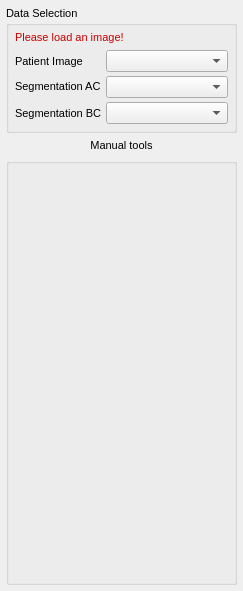
<?xml version="1.0" encoding="UTF-8"?>
<ui version="4.0">
 <class>QmitkSegmentationControls</class>
 <widget class="QWidget" name="QmitkSegmentationControls">
  <property name="geometry">
   <rect>
    <x>0</x>
    <y>0</y>
    <width>243</width>
    <height>591</height>
   </rect>
  </property>
  <property name="sizePolicy">
   <sizepolicy hsizetype="Minimum" vsizetype="Minimum">
    <horstretch>0</horstretch>
    <verstretch>0</verstretch>
   </sizepolicy>
  </property>
  <property name="minimumSize">
   <size>
    <width>0</width>
    <height>0</height>
   </size>
  </property>
  <property name="font">
   <font>
    <family>MS Shell Dlg 2</family>
    <pointsize>8</pointsize>
    <weight>50</weight>
    <italic>false</italic>
    <bold>false</bold>
    <underline>false</underline>
    <strikeout>false</strikeout>
   </font>
  </property>
  <property name="windowTitle">
   <string>AmosSegmentation</string>
  </property>
  <layout class="QGridLayout" name="gridLayout">
   <property name="sizeConstraint">
    <enum>QLayout::SetMinimumSize</enum>
   </property>
   <property name="leftMargin">
    <number>6</number>
   </property>
   <property name="topMargin">
    <number>6</number>
   </property>
   <property name="rightMargin">
    <number>6</number>
   </property>
   <property name="bottomMargin">
    <number>6</number>
   </property>
   <item row="0" column="0">
    <widget class="QGroupBox" name="groupBox">
     <property name="sizePolicy">
      <sizepolicy hsizetype="Minimum" vsizetype="Fixed">
       <horstretch>0</horstretch>
       <verstretch>0</verstretch>
      </sizepolicy>
     </property>
     <property name="title">
      <string>Data Selection</string>
     </property>
     <layout class="QVBoxLayout" name="verticalLayout_3">
      <property name="leftMargin">
       <number>6</number>
      </property>
      <property name="topMargin">
       <number>6</number>
      </property>
      <property name="rightMargin">
       <number>6</number>
      </property>
      <property name="bottomMargin">
       <number>6</number>
      </property>
      <item>
       <widget class="QLabel" name="lblSegmentationWarnings">
        <property name="sizePolicy">
         <sizepolicy hsizetype="Minimum" vsizetype="Fixed">
          <horstretch>0</horstretch>
          <verstretch>0</verstretch>
         </sizepolicy>
        </property>
        <property name="palette">
         <palette>
          <active>
           <colorrole role="WindowText">
            <brush brushstyle="SolidPattern">
             <color alpha="255">
              <red>200</red>
              <green>0</green>
              <blue>0</blue>
             </color>
            </brush>
           </colorrole>
           <colorrole role="Text">
            <brush brushstyle="SolidPattern">
             <color alpha="255">
              <red>200</red>
              <green>0</green>
              <blue>0</blue>
             </color>
            </brush>
           </colorrole>
           <colorrole role="ButtonText">
            <brush brushstyle="SolidPattern">
             <color alpha="255">
              <red>200</red>
              <green>0</green>
              <blue>0</blue>
             </color>
            </brush>
           </colorrole>
           <colorrole role="PlaceholderText">
            <brush brushstyle="NoBrush">
             <color alpha="128">
              <red>200</red>
              <green>0</green>
              <blue>0</blue>
             </color>
            </brush>
           </colorrole>
          </active>
          <inactive>
           <colorrole role="WindowText">
            <brush brushstyle="SolidPattern">
             <color alpha="255">
              <red>200</red>
              <green>0</green>
              <blue>0</blue>
             </color>
            </brush>
           </colorrole>
           <colorrole role="Text">
            <brush brushstyle="SolidPattern">
             <color alpha="255">
              <red>200</red>
              <green>0</green>
              <blue>0</blue>
             </color>
            </brush>
           </colorrole>
           <colorrole role="ButtonText">
            <brush brushstyle="SolidPattern">
             <color alpha="255">
              <red>200</red>
              <green>0</green>
              <blue>0</blue>
             </color>
            </brush>
           </colorrole>
           <colorrole role="PlaceholderText">
            <brush brushstyle="NoBrush">
             <color alpha="128">
              <red>200</red>
              <green>0</green>
              <blue>0</blue>
             </color>
            </brush>
           </colorrole>
          </inactive>
          <disabled>
           <colorrole role="WindowText">
            <brush brushstyle="SolidPattern">
             <color alpha="255">
              <red>84</red>
              <green>82</green>
              <blue>78</blue>
             </color>
            </brush>
           </colorrole>
           <colorrole role="Text">
            <brush brushstyle="SolidPattern">
             <color alpha="255">
              <red>84</red>
              <green>82</green>
              <blue>78</blue>
             </color>
            </brush>
           </colorrole>
           <colorrole role="ButtonText">
            <brush brushstyle="SolidPattern">
             <color alpha="255">
              <red>84</red>
              <green>82</green>
              <blue>78</blue>
             </color>
            </brush>
           </colorrole>
           <colorrole role="PlaceholderText">
            <brush brushstyle="NoBrush">
             <color alpha="128">
              <red>200</red>
              <green>0</green>
              <blue>0</blue>
             </color>
            </brush>
           </colorrole>
          </disabled>
         </palette>
        </property>
        <property name="font">
         <font>
          <family>MS Shell Dlg 2</family>
          <pointsize>8</pointsize>
          <weight>50</weight>
          <italic>false</italic>
          <bold>false</bold>
          <underline>false</underline>
          <strikeout>false</strikeout>
         </font>
        </property>
        <property name="text">
         <string>Please load an image!</string>
        </property>
        <property name="wordWrap">
         <bool>true</bool>
        </property>
       </widget>
      </item>
      <item>
       <layout class="QGridLayout" name="gridLayout_2" columnstretch="0,0">
        <property name="sizeConstraint">
         <enum>QLayout::SetMinimumSize</enum>
        </property>
        <property name="spacing">
         <number>4</number>
        </property>
        <item row="0" column="0">
         <widget class="QLabel" name="lblPatientImage">
          <property name="sizePolicy">
           <sizepolicy hsizetype="Maximum" vsizetype="Preferred">
            <horstretch>0</horstretch>
            <verstretch>0</verstretch>
           </sizepolicy>
          </property>
          <property name="text">
           <string>Patient Image</string>
          </property>
         </widget>
        </item>
        <item row="1" column="0">
         <widget class="QLabel" name="lblSegmentation">
          <property name="sizePolicy">
           <sizepolicy hsizetype="Maximum" vsizetype="Fixed">
            <horstretch>0</horstretch>
            <verstretch>0</verstretch>
           </sizepolicy>
          </property>
          <property name="text">
           <string>Segmentation AC</string>
          </property>
         </widget>
        </item>
        <item row="2" column="1">
         <widget class="QmitkDataStorageComboBox" name="segImageBCSelector">
          <property name="sizePolicy">
           <sizepolicy hsizetype="Minimum" vsizetype="Fixed">
            <horstretch>0</horstretch>
            <verstretch>0</verstretch>
           </sizepolicy>
          </property>
          <property name="locale">
           <locale language="English" country="UnitedStates"/>
          </property>
         </widget>
        </item>
        <item row="1" column="1">
         <widget class="QmitkDataStorageComboBox" name="segImageSelector">
          <property name="sizePolicy">
           <sizepolicy hsizetype="Minimum" vsizetype="Fixed">
            <horstretch>0</horstretch>
            <verstretch>0</verstretch>
           </sizepolicy>
          </property>
          <property name="locale">
           <locale language="English" country="UnitedStates"/>
          </property>
         </widget>
        </item>
        <item row="0" column="1">
         <widget class="QmitkDataStorageComboBox" name="patImageSelector">
          <property name="sizePolicy">
           <sizepolicy hsizetype="Minimum" vsizetype="Fixed">
            <horstretch>0</horstretch>
            <verstretch>0</verstretch>
           </sizepolicy>
          </property>
          <property name="locale">
           <locale language="English" country="UnitedStates"/>
          </property>
         </widget>
        </item>
        <item row="2" column="0">
         <widget class="QLabel" name="label">
          <property name="text">
           <string>Segmentation BC</string>
          </property>
         </widget>
        </item>
       </layout>
      </item>
     </layout>
    </widget>
   </item>
   <item row="2" column="0">
    <widget class="QGroupBox" name="groupBoxSegmentationTools">
     <property name="sizePolicy">
      <sizepolicy hsizetype="Minimum" vsizetype="Minimum">
       <horstretch>0</horstretch>
       <verstretch>0</verstretch>
      </sizepolicy>
     </property>
     <property name="layoutDirection">
      <enum>Qt::LeftToRight</enum>
     </property>
     <property name="styleSheet">
      <string notr="true">QTabWidget::tab-bar { alignment: middle; }</string>
     </property>
     <layout class="QVBoxLayout" name="verticalLayout">
      <property name="leftMargin">
       <number>6</number>
      </property>
      <property name="topMargin">
       <number>6</number>
      </property>
      <property name="rightMargin">
       <number>6</number>
      </property>
      <property name="bottomMargin">
       <number>6</number>
      </property>
      <item>
       <widget class="QmitkToolGUIArea" name="m_ManualToolGUIContainer2D" native="true">
        <property name="enabled">
         <bool>true</bool>
        </property>
        <property name="sizePolicy">
         <sizepolicy hsizetype="Minimum" vsizetype="Minimum">
          <horstretch>0</horstretch>
          <verstretch>0</verstretch>
         </sizepolicy>
        </property>
        <property name="font">
         <font>
          <weight>50</weight>
          <bold>false</bold>
         </font>
        </property>
       </widget>
      </item>
      <item>
       <widget class="MyQmitkToolSelectionBox" name="m_ManualToolSelectionBox2D" native="true">
        <property name="sizePolicy">
         <sizepolicy hsizetype="Minimum" vsizetype="Fixed">
          <horstretch>0</horstretch>
          <verstretch>0</verstretch>
         </sizepolicy>
        </property>
        <property name="font">
         <font>
          <weight>50</weight>
          <bold>false</bold>
         </font>
        </property>
        <property name="locale">
         <locale language="English" country="UnitedStates"/>
        </property>
       </widget>
      </item>
      <item>
       <spacer name="verticalSpacer_2">
        <property name="orientation">
         <enum>Qt::Vertical</enum>
        </property>
        <property name="sizeHint" stdset="0">
         <size>
          <width>20</width>
          <height>40</height>
         </size>
        </property>
       </spacer>
      </item>
     </layout>
    </widget>
   </item>
   <item row="1" column="0">
    <widget class="QLabel" name="toolsTitleLabel">
     <property name="locale">
      <locale language="English" country="UnitedStates"/>
     </property>
     <property name="text">
      <string>Manual tools</string>
     </property>
     <property name="alignment">
      <set>Qt::AlignCenter</set>
     </property>
    </widget>
   </item>
  </layout>
 </widget>
 <layoutdefault spacing="6" margin="11"/>
 <customwidgets>
  <customwidget>
   <class>QmitkDataStorageComboBox</class>
   <extends>QComboBox</extends>
   <header location="global">QmitkDataStorageComboBox.h</header>
  </customwidget>
  <customwidget>
   <class>MyQmitkToolSelectionBox</class>
   <extends>QWidget</extends>
   <header>MyQmitkToolSelectionBox.h</header>
  </customwidget>
  <customwidget>
   <class>QmitkToolGUIArea</class>
   <extends>QWidget</extends>
   <header location="global">QmitkToolGUIArea.h</header>
  </customwidget>
 </customwidgets>
 <includes>
  <include location="global">QmitkToolGUIArea.h</include>
  <include location="global">MyQmitkToolSelectionBox.h</include>
  <include location="global">QmitkSlicesInterpolator.h</include>
 </includes>
 <resources>
  <include location="../../resources/plugin-resources.qrc"/>
 </resources>
 <connections/>
</ui>
